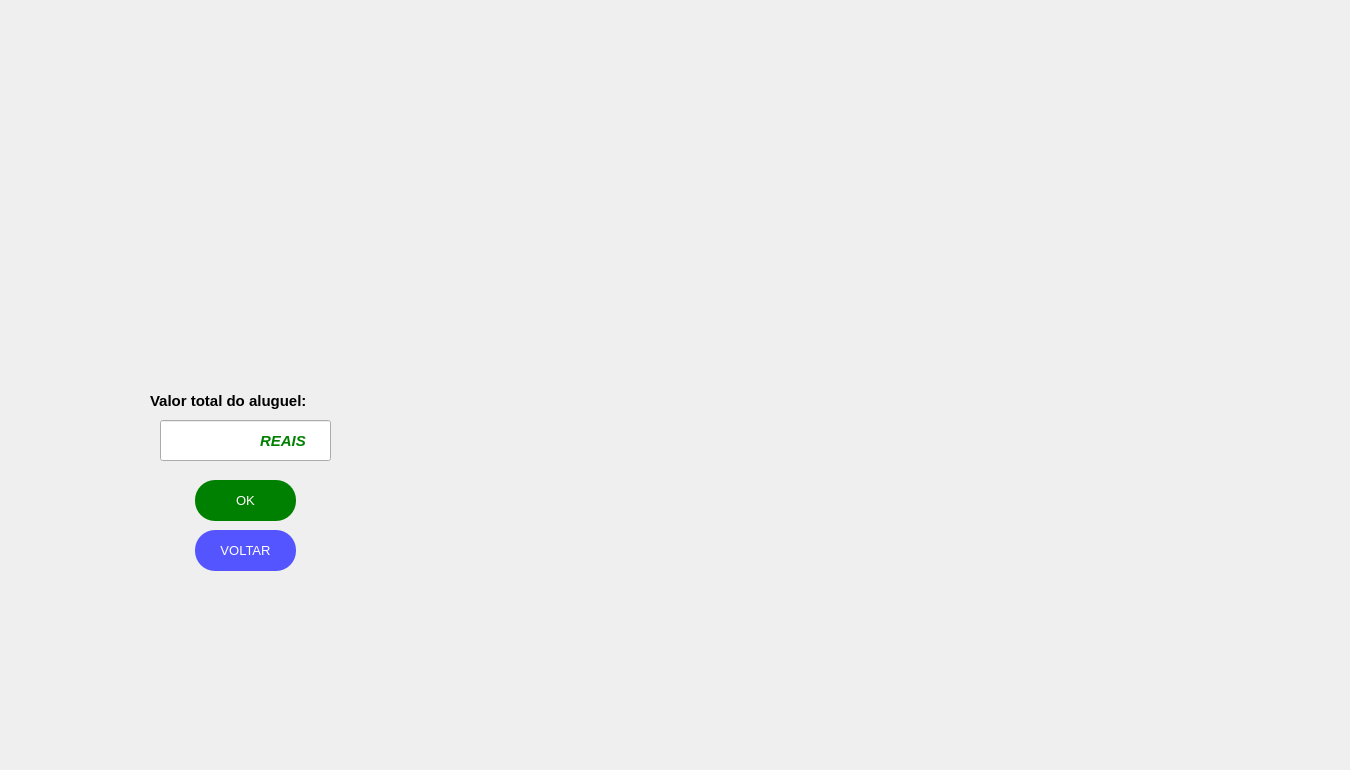
  <widget class="QWidget" name="centralwidget">
   <widget class="QPushButton" name="kwidt2">
    <property name="geometry">
     <rect>
      <x>30</x>
      <y>-100</y>
      <width>431</width>
      <height>451</height>
     </rect>
    </property>
    <property name="palette">
     <palette>
      <active>
       <colorrole role="WindowText">
        <brush brushstyle="SolidPattern">
         <color alpha="255">
          <red>170</red>
          <green>85</green>
          <blue>0</blue>
         </color>
        </brush>
       </colorrole>
       <colorrole role="Text">
        <brush brushstyle="SolidPattern">
         <color alpha="255">
          <red>0</red>
          <green>0</green>
          <blue>0</blue>
         </color>
        </brush>
       </colorrole>
       <colorrole role="BrightText">
        <brush brushstyle="SolidPattern">
         <color alpha="255">
          <red>203</red>
          <green>255</green>
          <blue>80</blue>
         </color>
        </brush>
       </colorrole>
       <colorrole role="ButtonText">
        <brush brushstyle="SolidPattern">
         <color alpha="255">
          <red>57</red>
          <green>87</green>
          <blue>255</blue>
         </color>
        </brush>
       </colorrole>
       <colorrole role="ToolTipBase">
        <brush brushstyle="SolidPattern">
         <color alpha="255">
          <red>255</red>
          <green>255</green>
          <blue>0</blue>
         </color>
        </brush>
       </colorrole>
       <colorrole role="PlaceholderText">
        <brush brushstyle="SolidPattern">
         <color alpha="128">
          <red>0</red>
          <green>0</green>
          <blue>0</blue>
         </color>
        </brush>
       </colorrole>
      </active>
      <inactive>
       <colorrole role="WindowText">
        <brush brushstyle="SolidPattern">
         <color alpha="255">
          <red>170</red>
          <green>85</green>
          <blue>0</blue>
         </color>
        </brush>
       </colorrole>
       <colorrole role="Text">
        <brush brushstyle="SolidPattern">
         <color alpha="255">
          <red>0</red>
          <green>0</green>
          <blue>0</blue>
         </color>
        </brush>
       </colorrole>
       <colorrole role="BrightText">
        <brush brushstyle="SolidPattern">
         <color alpha="255">
          <red>203</red>
          <green>255</green>
          <blue>80</blue>
         </color>
        </brush>
       </colorrole>
       <colorrole role="ButtonText">
        <brush brushstyle="SolidPattern">
         <color alpha="255">
          <red>57</red>
          <green>87</green>
          <blue>255</blue>
         </color>
        </brush>
       </colorrole>
       <colorrole role="ToolTipBase">
        <brush brushstyle="SolidPattern">
         <color alpha="255">
          <red>255</red>
          <green>255</green>
          <blue>0</blue>
         </color>
        </brush>
       </colorrole>
       <colorrole role="PlaceholderText">
        <brush brushstyle="SolidPattern">
         <color alpha="128">
          <red>0</red>
          <green>0</green>
          <blue>0</blue>
         </color>
        </brush>
       </colorrole>
      </inactive>
      <disabled>
       <colorrole role="WindowText">
        <brush brushstyle="SolidPattern">
         <color alpha="255">
          <red>4</red>
          <green>15</green>
          <blue>30</blue>
         </color>
        </brush>
       </colorrole>
       <colorrole role="Text">
        <brush brushstyle="SolidPattern">
         <color alpha="255">
          <red>120</red>
          <green>120</green>
          <blue>120</blue>
         </color>
        </brush>
       </colorrole>
       <colorrole role="BrightText">
        <brush brushstyle="SolidPattern">
         <color alpha="255">
          <red>203</red>
          <green>255</green>
          <blue>80</blue>
         </color>
        </brush>
       </colorrole>
       <colorrole role="ButtonText">
        <brush brushstyle="SolidPattern">
         <color alpha="255">
          <red>120</red>
          <green>120</green>
          <blue>120</blue>
         </color>
        </brush>
       </colorrole>
       <colorrole role="ToolTipBase">
        <brush brushstyle="SolidPattern">
         <color alpha="255">
          <red>255</red>
          <green>255</green>
          <blue>0</blue>
         </color>
        </brush>
       </colorrole>
       <colorrole role="PlaceholderText">
        <brush brushstyle="SolidPattern">
         <color alpha="128">
          <red>0</red>
          <green>0</green>
          <blue>0</blue>
         </color>
        </brush>
       </colorrole>
      </disabled>
     </palette>
    </property>
    <property name="font">
     <font>
      <family>Arial</family>
      <weight>75</weight>
      <bold>true</bold>
     </font>
    </property>
    <property name="contextMenuPolicy">
     <enum>Qt::CustomContextMenu</enum>
    </property>
    <property name="text">
     <string/>
    </property>
    <property name="icon">
     <iconset>
      <normaloff>../Imagens/Parte 2/1.4 gol EDIT.png</normaloff>../Imagens/Parte 2/1.4 gol EDIT.png</iconset>
    </property>
    <property name="iconSize">
     <size>
      <width>492</width>
      <height>456</height>
     </size>
    </property>
    <property name="checkable">
     <bool>false</bool>
    </property>
    <property name="autoRepeat">
     <bool>false</bool>
    </property>
    <property name="autoExclusive">
     <bool>false</bool>
    </property>
    <property name="autoDefault">
     <bool>false</bool>
    </property>
    <property name="default">
     <bool>false</bool>
    </property>
    <property name="flat">
     <bool>true</bool>
    </property>
   </widget>
   <widget class="QLabel" name="logoT6">
    <property name="enabled">
     <bool>true</bool>
    </property>
    <property name="geometry">
     <rect>
      <x>1110</x>
      <y>530</y>
      <width>231</width>
      <height>231</height>
     </rect>
    </property>
    <property name="toolTip">
     <string>&lt;html&gt;&lt;head/&gt;&lt;body&gt;&lt;p align=&quot;center&quot;&gt;&lt;br/&gt;&lt;/p&gt;&lt;/body&gt;&lt;/html&gt;</string>
    </property>
    <property name="whatsThis">
     <string>&lt;html&gt;&lt;head/&gt;&lt;body&gt;&lt;p align=&quot;center&quot;&gt;&lt;br/&gt;&lt;/p&gt;&lt;/body&gt;&lt;/html&gt;</string>
    </property>
    <property name="autoFillBackground">
     <bool>false</bool>
    </property>
    <property name="styleSheet">
     <string notr="true"/>
    </property>
    <property name="text">
     <string/>
    </property>
    <property name="pixmap">
     <pixmap>../Logos/LOGO2.png</pixmap>
    </property>
    <property name="scaledContents">
     <bool>true</bool>
    </property>
    <property name="wordWrap">
     <bool>false</bool>
    </property>
   </widget>
   <widget class="QPushButton" name="voltar_10">
    <property name="geometry">
     <rect>
      <x>195</x>
      <y>530</y>
      <width>101</width>
      <height>41</height>
     </rect>
    </property>
    <property name="palette">
     <palette>
      <active>
       <colorrole role="WindowText">
        <brush brushstyle="SolidPattern">
         <color alpha="255">
          <red>255</red>
          <green>255</green>
          <blue>255</blue>
         </color>
        </brush>
       </colorrole>
       <colorrole role="Button">
        <brush brushstyle="SolidPattern">
         <color alpha="255">
          <red>85</red>
          <green>85</green>
          <blue>255</blue>
         </color>
        </brush>
       </colorrole>
       <colorrole role="Text">
        <brush brushstyle="SolidPattern">
         <color alpha="255">
          <red>255</red>
          <green>255</green>
          <blue>255</blue>
         </color>
        </brush>
       </colorrole>
       <colorrole role="BrightText">
        <brush brushstyle="SolidPattern">
         <color alpha="255">
          <red>203</red>
          <green>255</green>
          <blue>80</blue>
         </color>
        </brush>
       </colorrole>
       <colorrole role="ButtonText">
        <brush brushstyle="SolidPattern">
         <color alpha="255">
          <red>255</red>
          <green>255</green>
          <blue>255</blue>
         </color>
        </brush>
       </colorrole>
       <colorrole role="Base">
        <brush brushstyle="SolidPattern">
         <color alpha="255">
          <red>85</red>
          <green>85</green>
          <blue>255</blue>
         </color>
        </brush>
       </colorrole>
       <colorrole role="Window">
        <brush brushstyle="SolidPattern">
         <color alpha="255">
          <red>85</red>
          <green>85</green>
          <blue>255</blue>
         </color>
        </brush>
       </colorrole>
       <colorrole role="ToolTipBase">
        <brush brushstyle="SolidPattern">
         <color alpha="255">
          <red>255</red>
          <green>255</green>
          <blue>0</blue>
         </color>
        </brush>
       </colorrole>
       <colorrole role="PlaceholderText">
        <brush brushstyle="SolidPattern">
         <color alpha="128">
          <red>0</red>
          <green>0</green>
          <blue>0</blue>
         </color>
        </brush>
       </colorrole>
      </active>
      <inactive>
       <colorrole role="WindowText">
        <brush brushstyle="SolidPattern">
         <color alpha="255">
          <red>255</red>
          <green>255</green>
          <blue>255</blue>
         </color>
        </brush>
       </colorrole>
       <colorrole role="Button">
        <brush brushstyle="SolidPattern">
         <color alpha="255">
          <red>85</red>
          <green>85</green>
          <blue>255</blue>
         </color>
        </brush>
       </colorrole>
       <colorrole role="Text">
        <brush brushstyle="SolidPattern">
         <color alpha="255">
          <red>255</red>
          <green>255</green>
          <blue>255</blue>
         </color>
        </brush>
       </colorrole>
       <colorrole role="BrightText">
        <brush brushstyle="SolidPattern">
         <color alpha="255">
          <red>203</red>
          <green>255</green>
          <blue>80</blue>
         </color>
        </brush>
       </colorrole>
       <colorrole role="ButtonText">
        <brush brushstyle="SolidPattern">
         <color alpha="255">
          <red>255</red>
          <green>255</green>
          <blue>255</blue>
         </color>
        </brush>
       </colorrole>
       <colorrole role="Base">
        <brush brushstyle="SolidPattern">
         <color alpha="255">
          <red>85</red>
          <green>85</green>
          <blue>255</blue>
         </color>
        </brush>
       </colorrole>
       <colorrole role="Window">
        <brush brushstyle="SolidPattern">
         <color alpha="255">
          <red>85</red>
          <green>85</green>
          <blue>255</blue>
         </color>
        </brush>
       </colorrole>
       <colorrole role="ToolTipBase">
        <brush brushstyle="SolidPattern">
         <color alpha="255">
          <red>255</red>
          <green>255</green>
          <blue>0</blue>
         </color>
        </brush>
       </colorrole>
       <colorrole role="PlaceholderText">
        <brush brushstyle="SolidPattern">
         <color alpha="128">
          <red>0</red>
          <green>0</green>
          <blue>0</blue>
         </color>
        </brush>
       </colorrole>
      </inactive>
      <disabled>
       <colorrole role="WindowText">
        <brush brushstyle="SolidPattern">
         <color alpha="255">
          <red>255</red>
          <green>255</green>
          <blue>255</blue>
         </color>
        </brush>
       </colorrole>
       <colorrole role="Button">
        <brush brushstyle="SolidPattern">
         <color alpha="255">
          <red>85</red>
          <green>85</green>
          <blue>255</blue>
         </color>
        </brush>
       </colorrole>
       <colorrole role="Text">
        <brush brushstyle="SolidPattern">
         <color alpha="255">
          <red>255</red>
          <green>255</green>
          <blue>255</blue>
         </color>
        </brush>
       </colorrole>
       <colorrole role="BrightText">
        <brush brushstyle="SolidPattern">
         <color alpha="255">
          <red>203</red>
          <green>255</green>
          <blue>80</blue>
         </color>
        </brush>
       </colorrole>
       <colorrole role="ButtonText">
        <brush brushstyle="SolidPattern">
         <color alpha="255">
          <red>255</red>
          <green>255</green>
          <blue>255</blue>
         </color>
        </brush>
       </colorrole>
       <colorrole role="Base">
        <brush brushstyle="SolidPattern">
         <color alpha="255">
          <red>85</red>
          <green>85</green>
          <blue>255</blue>
         </color>
        </brush>
       </colorrole>
       <colorrole role="Window">
        <brush brushstyle="SolidPattern">
         <color alpha="255">
          <red>85</red>
          <green>85</green>
          <blue>255</blue>
         </color>
        </brush>
       </colorrole>
       <colorrole role="ToolTipBase">
        <brush brushstyle="SolidPattern">
         <color alpha="255">
          <red>255</red>
          <green>255</green>
          <blue>0</blue>
         </color>
        </brush>
       </colorrole>
       <colorrole role="PlaceholderText">
        <brush brushstyle="SolidPattern">
         <color alpha="128">
          <red>0</red>
          <green>0</green>
          <blue>0</blue>
         </color>
        </brush>
       </colorrole>
      </disabled>
     </palette>
    </property>
    <property name="font">
     <font>
      <family>Arial</family>
      <pointsize>10</pointsize>
      <weight>9</weight>
      <italic>false</italic>
      <bold>false</bold>
     </font>
    </property>
    <property name="contextMenuPolicy">
     <enum>Qt::CustomContextMenu</enum>
    </property>
    <property name="styleSheet">
     <string notr="true">QPushButton{
	color:white;
	border-radius:20px;
	background-color: rgb(85, 85, 255);
	font: 75 10pt &quot;Arial&quot;;
}
QPushButton:hover{
	background-color: rgb(10, 10, 127);
}</string>
    </property>
    <property name="text">
     <string>VOLTAR</string>
    </property>
    <property name="iconSize">
     <size>
      <width>93</width>
      <height>100</height>
     </size>
    </property>
    <property name="checkable">
     <bool>false</bool>
    </property>
    <property name="autoRepeat">
     <bool>false</bool>
    </property>
    <property name="autoExclusive">
     <bool>false</bool>
    </property>
    <property name="autoDefault">
     <bool>false</bool>
    </property>
    <property name="default">
     <bool>false</bool>
    </property>
    <property name="flat">
     <bool>true</bool>
    </property>
   </widget>
   <widget class="QLabel" name="datacli1">
    <property name="geometry">
     <rect>
      <x>150</x>
      <y>385</y>
      <width>201</width>
      <height>31</height>
     </rect>
    </property>
    <property name="font">
     <font>
      <family>Arial</family>
      <pointsize>11</pointsize>
      <weight>75</weight>
      <bold>true</bold>
     </font>
    </property>
    <property name="text">
     <string>Valor total do aluguel:</string>
    </property>
   </widget>
   <widget class="QPushButton" name="devolver">
    <property name="geometry">
     <rect>
      <x>195</x>
      <y>480</y>
      <width>101</width>
      <height>41</height>
     </rect>
    </property>
    <property name="palette">
     <palette>
      <active>
       <colorrole role="WindowText">
        <brush brushstyle="SolidPattern">
         <color alpha="255">
          <red>255</red>
          <green>255</green>
          <blue>255</blue>
         </color>
        </brush>
       </colorrole>
       <colorrole role="Button">
        <brush brushstyle="SolidPattern">
         <color alpha="255">
          <red>0</red>
          <green>128</green>
          <blue>0</blue>
         </color>
        </brush>
       </colorrole>
       <colorrole role="Text">
        <brush brushstyle="SolidPattern">
         <color alpha="255">
          <red>255</red>
          <green>255</green>
          <blue>255</blue>
         </color>
        </brush>
       </colorrole>
       <colorrole role="BrightText">
        <brush brushstyle="SolidPattern">
         <color alpha="255">
          <red>203</red>
          <green>255</green>
          <blue>80</blue>
         </color>
        </brush>
       </colorrole>
       <colorrole role="ButtonText">
        <brush brushstyle="SolidPattern">
         <color alpha="255">
          <red>255</red>
          <green>255</green>
          <blue>255</blue>
         </color>
        </brush>
       </colorrole>
       <colorrole role="Base">
        <brush brushstyle="SolidPattern">
         <color alpha="255">
          <red>0</red>
          <green>128</green>
          <blue>0</blue>
         </color>
        </brush>
       </colorrole>
       <colorrole role="Window">
        <brush brushstyle="SolidPattern">
         <color alpha="255">
          <red>0</red>
          <green>128</green>
          <blue>0</blue>
         </color>
        </brush>
       </colorrole>
       <colorrole role="ToolTipBase">
        <brush brushstyle="SolidPattern">
         <color alpha="255">
          <red>255</red>
          <green>255</green>
          <blue>0</blue>
         </color>
        </brush>
       </colorrole>
       <colorrole role="PlaceholderText">
        <brush brushstyle="SolidPattern">
         <color alpha="128">
          <red>0</red>
          <green>0</green>
          <blue>0</blue>
         </color>
        </brush>
       </colorrole>
      </active>
      <inactive>
       <colorrole role="WindowText">
        <brush brushstyle="SolidPattern">
         <color alpha="255">
          <red>255</red>
          <green>255</green>
          <blue>255</blue>
         </color>
        </brush>
       </colorrole>
       <colorrole role="Button">
        <brush brushstyle="SolidPattern">
         <color alpha="255">
          <red>0</red>
          <green>128</green>
          <blue>0</blue>
         </color>
        </brush>
       </colorrole>
       <colorrole role="Text">
        <brush brushstyle="SolidPattern">
         <color alpha="255">
          <red>255</red>
          <green>255</green>
          <blue>255</blue>
         </color>
        </brush>
       </colorrole>
       <colorrole role="BrightText">
        <brush brushstyle="SolidPattern">
         <color alpha="255">
          <red>203</red>
          <green>255</green>
          <blue>80</blue>
         </color>
        </brush>
       </colorrole>
       <colorrole role="ButtonText">
        <brush brushstyle="SolidPattern">
         <color alpha="255">
          <red>255</red>
          <green>255</green>
          <blue>255</blue>
         </color>
        </brush>
       </colorrole>
       <colorrole role="Base">
        <brush brushstyle="SolidPattern">
         <color alpha="255">
          <red>0</red>
          <green>128</green>
          <blue>0</blue>
         </color>
        </brush>
       </colorrole>
       <colorrole role="Window">
        <brush brushstyle="SolidPattern">
         <color alpha="255">
          <red>0</red>
          <green>128</green>
          <blue>0</blue>
         </color>
        </brush>
       </colorrole>
       <colorrole role="ToolTipBase">
        <brush brushstyle="SolidPattern">
         <color alpha="255">
          <red>255</red>
          <green>255</green>
          <blue>0</blue>
         </color>
        </brush>
       </colorrole>
       <colorrole role="PlaceholderText">
        <brush brushstyle="SolidPattern">
         <color alpha="128">
          <red>0</red>
          <green>0</green>
          <blue>0</blue>
         </color>
        </brush>
       </colorrole>
      </inactive>
      <disabled>
       <colorrole role="WindowText">
        <brush brushstyle="SolidPattern">
         <color alpha="255">
          <red>255</red>
          <green>255</green>
          <blue>255</blue>
         </color>
        </brush>
       </colorrole>
       <colorrole role="Button">
        <brush brushstyle="SolidPattern">
         <color alpha="255">
          <red>0</red>
          <green>128</green>
          <blue>0</blue>
         </color>
        </brush>
       </colorrole>
       <colorrole role="Text">
        <brush brushstyle="SolidPattern">
         <color alpha="255">
          <red>255</red>
          <green>255</green>
          <blue>255</blue>
         </color>
        </brush>
       </colorrole>
       <colorrole role="BrightText">
        <brush brushstyle="SolidPattern">
         <color alpha="255">
          <red>203</red>
          <green>255</green>
          <blue>80</blue>
         </color>
        </brush>
       </colorrole>
       <colorrole role="ButtonText">
        <brush brushstyle="SolidPattern">
         <color alpha="255">
          <red>255</red>
          <green>255</green>
          <blue>255</blue>
         </color>
        </brush>
       </colorrole>
       <colorrole role="Base">
        <brush brushstyle="SolidPattern">
         <color alpha="255">
          <red>0</red>
          <green>128</green>
          <blue>0</blue>
         </color>
        </brush>
       </colorrole>
       <colorrole role="Window">
        <brush brushstyle="SolidPattern">
         <color alpha="255">
          <red>0</red>
          <green>128</green>
          <blue>0</blue>
         </color>
        </brush>
       </colorrole>
       <colorrole role="ToolTipBase">
        <brush brushstyle="SolidPattern">
         <color alpha="255">
          <red>255</red>
          <green>255</green>
          <blue>0</blue>
         </color>
        </brush>
       </colorrole>
       <colorrole role="PlaceholderText">
        <brush brushstyle="SolidPattern">
         <color alpha="128">
          <red>0</red>
          <green>0</green>
          <blue>0</blue>
         </color>
        </brush>
       </colorrole>
      </disabled>
     </palette>
    </property>
    <property name="font">
     <font>
      <family>Arial</family>
      <pointsize>10</pointsize>
      <weight>9</weight>
      <italic>false</italic>
      <bold>false</bold>
     </font>
    </property>
    <property name="contextMenuPolicy">
     <enum>Qt::CustomContextMenu</enum>
    </property>
    <property name="styleSheet">
     <string notr="true">QPushButton{
	color:white;
	border-radius:20px;
	background-color: #008000;
	font: 75 10pt &quot;Arial&quot;;
}
QPushButton:hover{
	background-color: #005500;
}</string>
    </property>
    <property name="text">
     <string>OK</string>
    </property>
    <property name="iconSize">
     <size>
      <width>93</width>
      <height>100</height>
     </size>
    </property>
    <property name="checkable">
     <bool>false</bool>
    </property>
    <property name="autoRepeat">
     <bool>false</bool>
    </property>
    <property name="autoExclusive">
     <bool>false</bool>
    </property>
    <property name="autoDefault">
     <bool>false</bool>
    </property>
    <property name="default">
     <bool>false</bool>
    </property>
    <property name="flat">
     <bool>true</bool>
    </property>
   </widget>
   <widget class="QPushButton" name="kwidt2_2">
    <property name="geometry">
     <rect>
      <x>10</x>
      <y>510</y>
      <width>51</width>
      <height>81</height>
     </rect>
    </property>
    <property name="palette">
     <palette>
      <active>
       <colorrole role="WindowText">
        <brush brushstyle="SolidPattern">
         <color alpha="255">
          <red>170</red>
          <green>85</green>
          <blue>0</blue>
         </color>
        </brush>
       </colorrole>
       <colorrole role="Text">
        <brush brushstyle="SolidPattern">
         <color alpha="255">
          <red>0</red>
          <green>0</green>
          <blue>0</blue>
         </color>
        </brush>
       </colorrole>
       <colorrole role="BrightText">
        <brush brushstyle="SolidPattern">
         <color alpha="255">
          <red>203</red>
          <green>255</green>
          <blue>80</blue>
         </color>
        </brush>
       </colorrole>
       <colorrole role="ButtonText">
        <brush brushstyle="SolidPattern">
         <color alpha="255">
          <red>57</red>
          <green>87</green>
          <blue>255</blue>
         </color>
        </brush>
       </colorrole>
       <colorrole role="ToolTipBase">
        <brush brushstyle="SolidPattern">
         <color alpha="255">
          <red>255</red>
          <green>255</green>
          <blue>0</blue>
         </color>
        </brush>
       </colorrole>
       <colorrole role="PlaceholderText">
        <brush brushstyle="SolidPattern">
         <color alpha="128">
          <red>0</red>
          <green>0</green>
          <blue>0</blue>
         </color>
        </brush>
       </colorrole>
      </active>
      <inactive>
       <colorrole role="WindowText">
        <brush brushstyle="SolidPattern">
         <color alpha="255">
          <red>170</red>
          <green>85</green>
          <blue>0</blue>
         </color>
        </brush>
       </colorrole>
       <colorrole role="Text">
        <brush brushstyle="SolidPattern">
         <color alpha="255">
          <red>0</red>
          <green>0</green>
          <blue>0</blue>
         </color>
        </brush>
       </colorrole>
       <colorrole role="BrightText">
        <brush brushstyle="SolidPattern">
         <color alpha="255">
          <red>203</red>
          <green>255</green>
          <blue>80</blue>
         </color>
        </brush>
       </colorrole>
       <colorrole role="ButtonText">
        <brush brushstyle="SolidPattern">
         <color alpha="255">
          <red>57</red>
          <green>87</green>
          <blue>255</blue>
         </color>
        </brush>
       </colorrole>
       <colorrole role="ToolTipBase">
        <brush brushstyle="SolidPattern">
         <color alpha="255">
          <red>255</red>
          <green>255</green>
          <blue>0</blue>
         </color>
        </brush>
       </colorrole>
       <colorrole role="PlaceholderText">
        <brush brushstyle="SolidPattern">
         <color alpha="128">
          <red>0</red>
          <green>0</green>
          <blue>0</blue>
         </color>
        </brush>
       </colorrole>
      </inactive>
      <disabled>
       <colorrole role="WindowText">
        <brush brushstyle="SolidPattern">
         <color alpha="255">
          <red>4</red>
          <green>15</green>
          <blue>30</blue>
         </color>
        </brush>
       </colorrole>
       <colorrole role="Text">
        <brush brushstyle="SolidPattern">
         <color alpha="255">
          <red>120</red>
          <green>120</green>
          <blue>120</blue>
         </color>
        </brush>
       </colorrole>
       <colorrole role="BrightText">
        <brush brushstyle="SolidPattern">
         <color alpha="255">
          <red>203</red>
          <green>255</green>
          <blue>80</blue>
         </color>
        </brush>
       </colorrole>
       <colorrole role="ButtonText">
        <brush brushstyle="SolidPattern">
         <color alpha="255">
          <red>120</red>
          <green>120</green>
          <blue>120</blue>
         </color>
        </brush>
       </colorrole>
       <colorrole role="ToolTipBase">
        <brush brushstyle="SolidPattern">
         <color alpha="255">
          <red>255</red>
          <green>255</green>
          <blue>0</blue>
         </color>
        </brush>
       </colorrole>
       <colorrole role="PlaceholderText">
        <brush brushstyle="SolidPattern">
         <color alpha="128">
          <red>0</red>
          <green>0</green>
          <blue>0</blue>
         </color>
        </brush>
       </colorrole>
      </disabled>
     </palette>
    </property>
    <property name="font">
     <font>
      <family>Arial</family>
      <weight>75</weight>
      <bold>true</bold>
     </font>
    </property>
    <property name="contextMenuPolicy">
     <enum>Qt::CustomContextMenu</enum>
    </property>
    <property name="text">
     <string/>
    </property>
    <property name="icon">
     <iconset>
      <normaloff>../Logos/LOGO3.png</normaloff>../Logos/LOGO3.png</iconset>
    </property>
    <property name="iconSize">
     <size>
      <width>102</width>
      <height>99</height>
     </size>
    </property>
    <property name="checkable">
     <bool>false</bool>
    </property>
    <property name="autoRepeat">
     <bool>false</bool>
    </property>
    <property name="autoExclusive">
     <bool>false</bool>
    </property>
    <property name="autoDefault">
     <bool>false</bool>
    </property>
    <property name="default">
     <bool>false</bool>
    </property>
    <property name="flat">
     <bool>true</bool>
    </property>
   </widget>
   <widget class="QLineEdit" name="total">
    <property name="enabled">
     <bool>true</bool>
    </property>
    <property name="geometry">
     <rect>
      <x>160</x>
      <y>420</y>
      <width>171</width>
      <height>41</height>
     </rect>
    </property>
    <property name="font">
     <font>
      <pointsize>10</pointsize>
      <weight>75</weight>
      <bold>true</bold>
     </font>
    </property>
    <property name="styleSheet">
     <string notr="true">COLOR:GREEN;</string>
    </property>
    <property name="inputMask">
     <string/>
    </property>
   </widget>
   <widget class="QLabel" name="datacli1_2">
    <property name="geometry">
     <rect>
      <x>260</x>
      <y>420</y>
      <width>61</width>
      <height>41</height>
     </rect>
    </property>
    <property name="font">
     <font>
      <family>Arial</family>
      <pointsize>11</pointsize>
      <weight>75</weight>
      <italic>true</italic>
      <bold>true</bold>
      <underline>false</underline>
     </font>
    </property>
    <property name="styleSheet">
     <string notr="true">COLOR:GREEN;</string>
    </property>
    <property name="text">
     <string>REAIS</string>
    </property>
   </widget>
  </widget>
